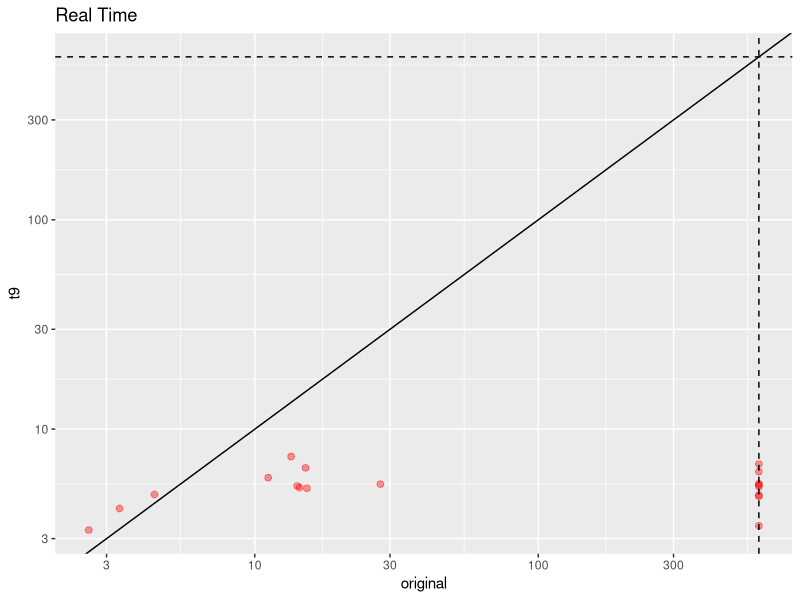
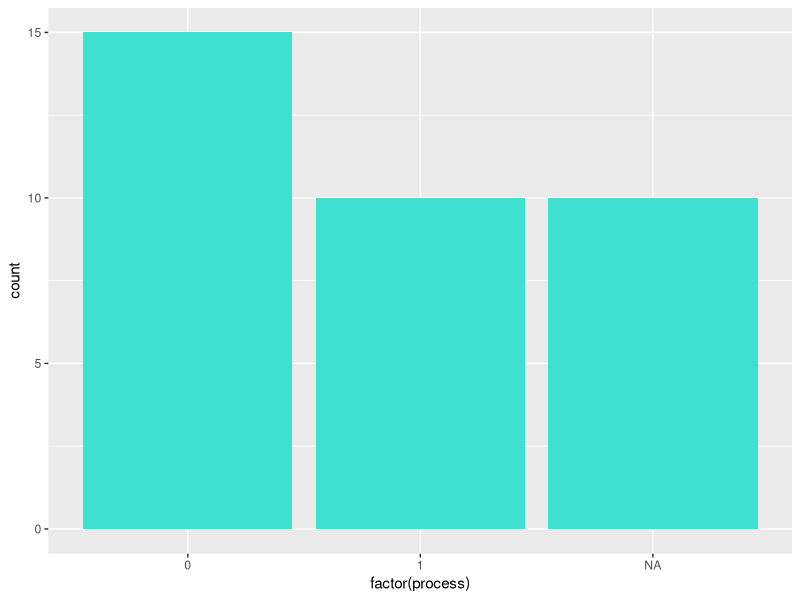
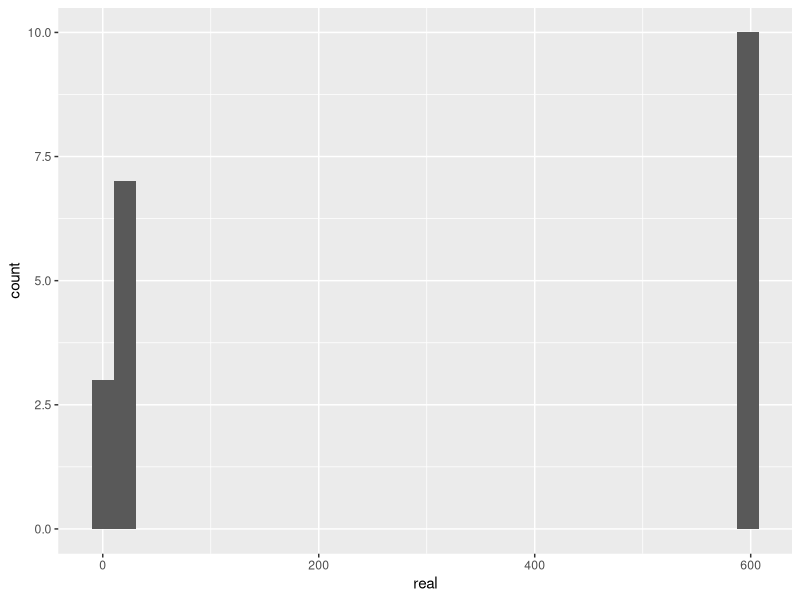

Generate these figures, in order, with R: (Note: this script raises an error after producing the figures.)
library(ggplot2)
library(stringr)
library(dplyr)

setwd('./data-treatment')

status_meanings <- c('R & SQL', 'Fail or Just R', 'Just R', 'Timeout')

original <- read.csv('squares_scythe.csv', header=T, stringsAsFactors=FALSE) %>% filter(str_detect(name, 'top_rated')) %>% mutate(real = ifelse(status==1, 600, real)) %>% mutate(timeout = ifelse(status==1, 'True', timeout))

t8 <- read.csv('try8.csv', header=T, stringsAsFactors=FALSE) %>% filter(str_detect(name, 'top_rated'))
t9 <- read.csv('try9.csv', header=T, stringsAsFactors=FALSE) %>% filter(str_detect(name, 'top_rated'))


# times scatter plot
A <- 'original';B <- 't9'; merge(eval(parse(text = A)), eval(parse(text = B)), by='name', suffixes = c("_A", "_B")) %>% filter(timeout_A == 'False' | timeout_B == 'False') %>% ggplot(aes(x=real_A, y=real_B)) + geom_point(color='red', alpha = 0.4, size=2) + scale_x_continuous(trans='log10') + scale_y_continuous(trans='log10') + geom_abline() + geom_hline(yintercept=600, linetype="dashed") + geom_vline(xintercept=600, linetype="dashed") + labs(y=B, x = A) + ggtitle('Real Time')

# process distribution
ggplot(t8, aes(x=factor(process))) + geom_bar(fill="turquoise")

#solve time distribution
ggplot(original, aes(x=real)) + geom_histogram()

# solved instances by try
tries <- list('original' = original, 't8' = t8, 't9' = t9); solved <- bind_rows(tries, .id='try'); results <- factor(solved$status, labels=status_meanings, exclude=F); ggplot(solved, aes(x=try, fill=results)) + geom_bar(position="dodge") + scale_fill_brewer(palette = 'Dark2')
